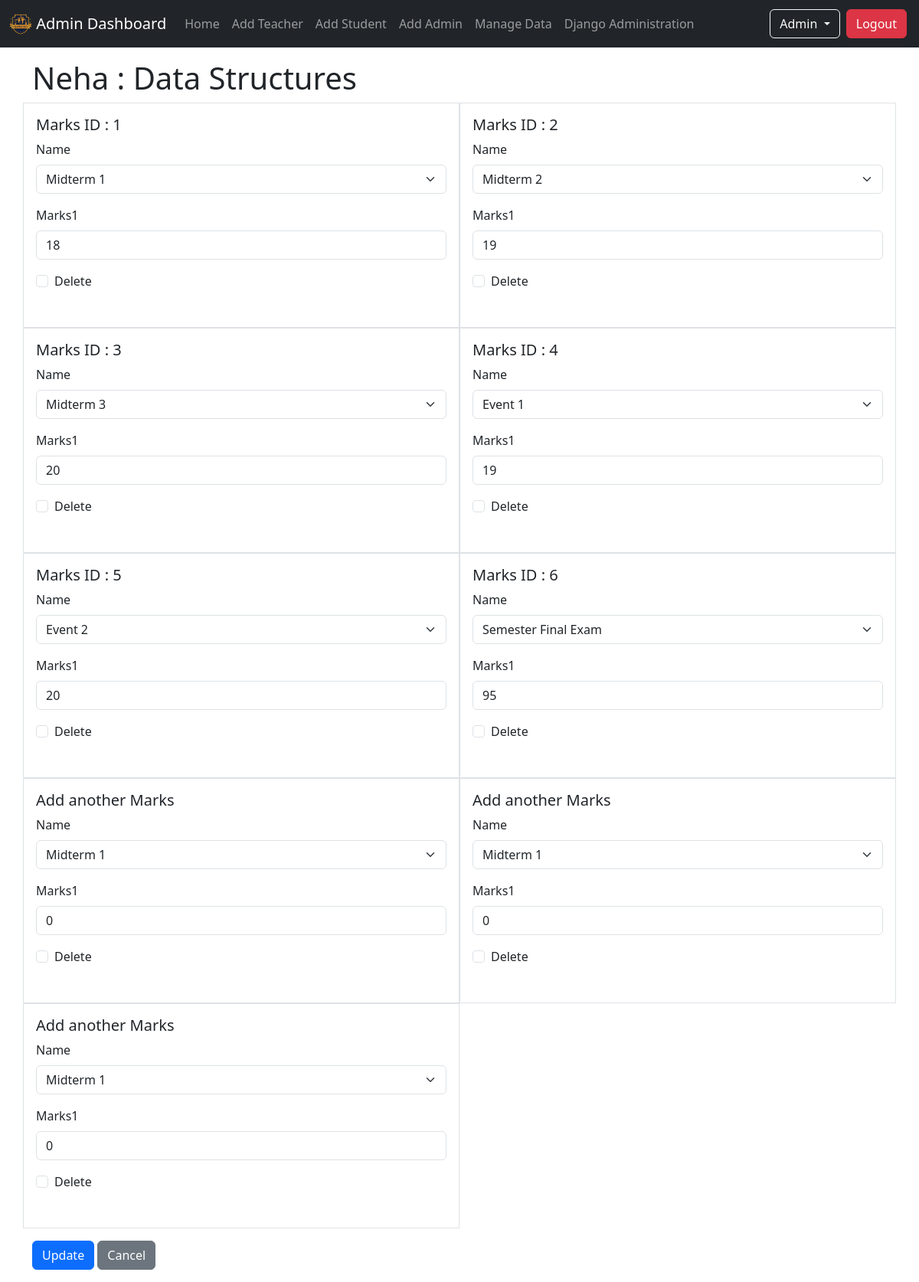
/admin_home/manage_data/course/1/marks/edit (signed in), run on the app's committed database.
### info/models.py (models this page shows, shortened)
class User(AbstractUser):
    is_student = models.BooleanField(default=False, verbose_name='Student Status')
    is_teacher = models.BooleanField(default=False, verbose_name='Teacher Status')
    is_hod = models.BooleanField(default=False, verbose_name='HOD Status')

class StudentCourse(models.Model):
    student = models.ForeignKey(Student, on_delete=models.CASCADE)
    course = models.ForeignKey(Course, on_delete=models.CASCADE)
    class Meta:
        unique_together = ('student', 'course')
        verbose_name_plural = 'Marks'
    def get_absolute_url(self):
        return reverse('info:student_course_detail', kwargs={'pk': self.pk})
    def __str__(self):
        student = Student.objects.get(name = self.student)
        course = Course.objects.get(name = self.course)
        return student.name + ' : ' + course.name

class Student(models.Model):
    user = models.OneToOneField(User, on_delete=models.CASCADE, null=True)
    class_id = models.ForeignKey(Class, on_delete=models.CASCADE, default='1')
    roll_number = models.CharField(max_length=50, primary_key=True)
    name = models.CharField(max_length=200)
    gender = models.CharField(max_length=50, choices=gender_choices, default='Male')
    date_of_birth = models.DateField(default='1990-21-10')
    def __str__(self):
        return self.name

class Course(models.Model):
    department = models.ForeignKey(Department, on_delete=models.CASCADE)
    id = models.CharField(max_length=50, primary_key=True)
    name = models.CharField(max_length=200)
    short_name = models.CharField(max_length=50, default='X')
    def __str__(self):
        return self.name

class Marks(models.Model):
    student_course = models.ForeignKey(StudentCourse, on_delete=models.CASCADE)
    name = models.CharField(max_length=50, choices=exam_name, default='Midterm 1')
    marks1 = models.IntegerField(default=0, validators=[MinValueValidator(0), MaxValueValidator(100)])
    class Meta:
        unique_together = ('student_course', 'name')

### info/views.py (the view, shortened to what this page needs)
# urls.py: path('admin_home/manage_data/course/<int:pk>/marks/edit', views.StudentCourseMarksEditView.as_view(), name = 'student_course_marks_edit'),
class StudentCourseMarksEditView(LoginRequiredMixin, SingleObjectMixin, FormView):
    model = StudentCourse
    template_name = 'info/admin/student_course_marks_edit.html'
    def get(self, request, *args, **kwargs):
        self.object = self.get_object(queryset=StudentCourse.objects.all())
        if not request.user.is_superuser:
            return redirect('info:unauthorize_view')
        return super().get(request, *args, **kwargs)
    def get_form(self, form_class = None):
        return StudentCourseMarksFormset(**self.get_form_kwargs(), instance=self.object)

### info/templates/info/admin/student_course_marks_edit.html (shortened to what this page needs)
{% extends 'base_master.html' %}
{% load django_bootstrap5 %}
{% block content %}
    <div class="container">
        <h1>{{studentcourse}}</h1>
        <form action="" method="post" enctype="multipart/form-data">
            <div class="row">
                {% for marks_form in form.forms %}
                    <div class="col-md-6 border p-3">
                        <h5>
                            {% if marks_form.instance.id %}
                                Marks ID : {{marks_form.instance.id}}
                            {% else %}
                                {% if form.forms|length > 1 %}
                                    Add another Marks
                                {% else %}
                                    Add Marks
                                {% endif %}
                            {% endif %}
                        </h5>
                        <table class="table">
                            {% bootstrap_form marks_form layout='horizontal' %}
                        </table>
                    </div>
                {% endfor %}
            </div>
            <p class="mt-3">
                <button type="submit" class="btn btn-primary" value="Update">Update</button>
                <a href="{{studentcourse.get_absolute_url}}" class="btn btn-secondary">Cancel</a>
            </p>
        </form>
    </div>
{% endblock content %}

### templates/includes/navbar.html (shortened to what this page needs)
{% load static %}
<nav class="navbar navbar-expand-sm navbar-dark bg-dark" aria-label="University Navbar">
  <div class="container-fluid">
    <a class="navbar-brand" href="/">
      <img src="{% static 'info/img/univ-logo.png' %}" alt="Logo" width="30" class="d-inline-block align-text-top">
      {% if request.user.is_authenticated  %}
        {% if request.user.is_student %}
          Student Dashboard
        {% elif request.user.is_teacher %}
          Teacher Dashboard
        {% else %}
          Admin Dashboard
        {% endif %}
      {% else %}
        University
      {% endif %}
    </a>
    <div class="collapse navbar-collapse" id="navbar">
      <ul class="navbar-nav me-auto mb-2 mb-sm-0">
        {% if request.user.is_authenticated  %}
          {% if request.user.is_student %}
            <li class="nav-item">
                <a class="nav-link" href="{% url 'info:student_view' %}">Home</a>
            </li>
            <li class="nav-item">
              <a class="nav-link" href="{% url 'info:student_attendance' request.user.student.roll_number %}">Attendance</a>
            </li>
            <li class="nav-item">
              <a class="nav-link" href="{% url 'info:student_marks' request.user.student.roll_number %}">Marks</a>
            </li>
            <li class="nav-item">
              <a class="nav-link" href="{% url 'info:student_timetable' request.user.student.class_id_id %}">Timetable</a>
            </li>
          {% else %}
            <li class="nav-item">
                <a class="nav-link" href="{% url 'info:admin_view' %}">Home</a>
            </li>
            <li class="nav-item">
              <a class="nav-link" href="{% url 'info:teacher_create' %}">Add Teacher</a>
            </li>
            <li class="nav-item">
              <a class="nav-link" href="{% url 'info:student_create' %}">Add Student</a>
            </li>
            <li class="nav-item">
              <a class="nav-link" href="{% url 'info:create_admin_user' %}">Add Admin</a>
            </li>
            <li class="nav-item">
              <a class="nav-link" href="{% url 'info:manage_data_nav' %}">Manage Data</a>
            </li>
            <li class="nav-item">
              <a class="nav-link" href="/admin" target="_blank">Django Administration</a>
            </li>
          {% endif %}
        {% endif %}
      </ul>
      <ul class="navbar-nav mb-2 mb-sm-0">
        <li class="nav-item dropdown">
          {% if request.user.is_authenticated %}
            <button class="btn btn-outline-light dropdown-toggle text-capitalize" type="button" data-bs-toggle="dropdown" data-bs-auto-close="true" aria-expanded="false">
              {% if request.user.is_teacher %}
                {{request.user.teacher.name}}
              {% elif request.user.is_student %}
                {{request.user.student.name}}
              {% else %}
                {{request.user.username}}
              {% endif %}
            </button>
            <a class="btn btn-danger m-1" href="{% url 'account_logout' %}">Logout</a>
          {% else %}
            <a class="btn btn-outline-light m-1" href="{% url 'account_login' %}">Login</a>
          {% endif %}
        </li>
      </ul>
    </div>
  </div>
</nav>

### data on the page
User: user.username "Admin"
StudentCourse: student+course "Neha : Data Structures"
Marks: instance.id "1"
Marks: instance.id "2"
Marks: instance.id "3"
Marks: instance.id "4"
Marks: instance.id "5"
Marks: instance.id "6"
